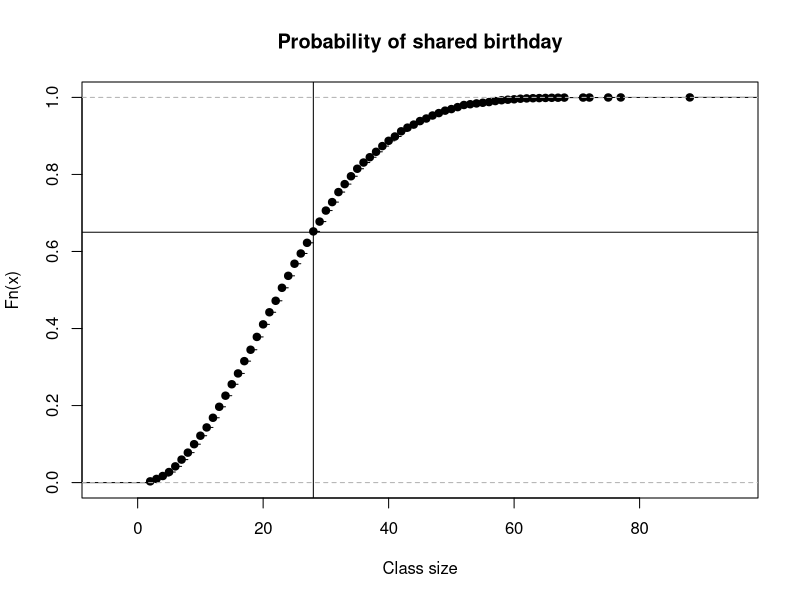

Source code (R):
## ---- chunk 1
generate_class <- function(class_size){
  sample(1:365, class_size, replace=TRUE)
}

birthday_roster <- generate_class(28)

check_birthday <- function(birthday_roster){
  birthday_roster |> duplicated() |> any()
  #use sum() or any() command to count up
}

set.seed(230583)
R <- 10000
replicates <- replicate(R, generate_class(28) |> check_birthday())
replicates
mean(replicates)
## ---- chunk 2

R <- 10000

first_duplicate <- function(){
    sample(1:365, 366, replace=TRUE) |>
    duplicated() |>
    which() |>
    min()
}

fd1 <- replicate(R, first_duplicate())
plot(ecdf(fd1), main = "Probability of shared birthday", xlab = "Class size")

c28 <- 0.65
abline(h=c28, v=28)
